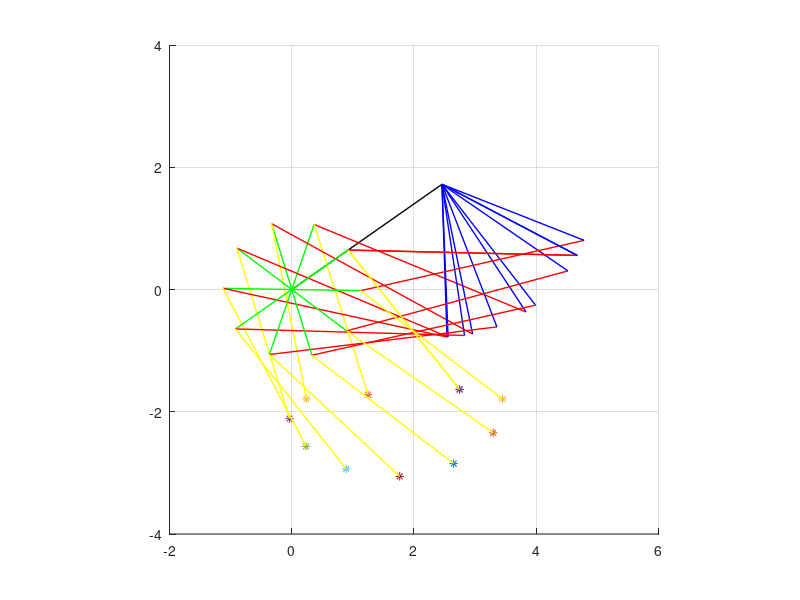

Here is the MATLAB script that generated this plot: (Note: this script raises an error after producing the figure.)
close all;
clear all;
% Andrew Edoimioya, 2/27/2017
% Adapted from HalfAngleMethod by Mark Cutkosky

% This method uses tangent half-angle formulas to simplify catching
% the 2 inversions (see Wikipedia "tangent half angle")
% Assumes link 1 is aligned with X axis.
%See '4bar_assemblies_diagram.pdf' in this folder for explanation
%of notation

% Start with equations (9.29) - (9.31) per Stanisic.
% Vector loop is R2 + R3 = R1 + R4, where R1 is horizontal
% from left to right. All angles anticlockwise from horizontal.
% Theta2 is input crank angle.

%Define link lengths and inversion
%(Alternatively one could read in initial joint xy locations
%from a file and use those to get the link lengths)
R1 = 3;
R2 = 1.125;
R3 = 3.75;
R4 = 2.5;
inversion = 1;    % 1 if inverted solution, else 0

%Add provisions for a coupler location
%(Modify this to suit your design.)
gammac = -1*pi*(50/180); %units of radians
r5=2.92;


%Define range of angles to plot and step size
theta2start = 0;
theta2end = 2*pi;
numsteps = 10;
theta2step = (theta2end-theta2start)/numsteps;
theta2s = [theta2start:theta2step:theta2end];

% Empirically determined crank angular velocity
omega_L = 2.18; %[rad/s]

%Initialize plot
clf;
%Guess a reasonable plot area (may need to tweak these)
leftlim = -2;
rightlim = 6;
bottomlim = -4;
toplim = 4;
axis([leftlim rightlim bottomlim toplim],'equal');
grid('on')

%The fixed ground link
X1 = 0;
Y1 = 0;
X4 = R1;
Y4 = 0;

hold on;
%Ground link rotation angle and rotation matrix
theta_gnd = pi*(35/180);
rot_mat = [cos(theta_gnd) -sin(theta_gnd) 0; sin(theta_gnd) cos(theta_gnd) 0;...
    0 0 1];

homo_gnd = [X1 Y1 1; X4 Y4 1]';
tran_gnd = rot_mat*homo_gnd;

%Plot rotated ground link X1             Y4             Y1
line([tran_gnd(1,2);tran_gnd(1,1)],[tran_gnd(2,2);tran_gnd(2,1)],'Color','k','LineWidth',1);

hold on;

for i=1:length(theta2s)

cosq2 = cos(theta2s(i));
sinq2 = sin(theta2s(i));
  
% Define some substitutions (9.29-9.31)
A = 2*R4*(R1 - R2*cosq2);
B = -2*R2*R4*sinq2;
C = R3^2 - R2^2 - R4^2 - R1^2 + 2*R2*R1*cosq2;

%Solve for the roots of half angle equation (9.35)
%If general
u41 = (B + sqrt(A^2 + B^2 - C^2))/(A+C);
q4 = 2*atan(u41);

%If inversion
if(inversion)
u42 = (B - sqrt(A^2 + B^2 - C^2))/(A+C);
q4 = 2*atan(u42);
end        %end if

%Solve for theta3 (9.37-9.39)
%range = -PI to +PI
cosq3 = (-R2*cosq2 + R4*cos(q4) + R1)/R3;
sinq3 = (-R2*sinq2 + R4*sin(q4))/R3;
q3 = atan2(sinq3,cosq3);  %don't really need it for plotting

%Compute locations of joints 2,3
X2(i) = R2 * cosq2;
Y2(i) = R2 * sinq2;
X3(i) = X2(i)+R3*cosq3;
Y3(i) = Y2(i)+R3*sinq3;


%Coupler location
xca1(i) = R2*cos(theta2s(i))+r5*cos(q3+gammac);
yca1(i) = R2*sin(theta2s(i))+r5*sin(q3+gammac);
theta_c(i) = q3+gammac;

if(i>1)
   dx = xca1(i) - xca1(i-1);
   dy = yca1(i) - yca1(i-1);
   x_velocities(i) = (dx/theta2step)*omega_L;
   y_velocities(i) = (dy/theta2step)*omega_L;
end

% pause(1);  %Omit if you don't want it to wait for key press at each loop
end    %end for i

%Affine Transformations
homo_2 = [X2; Y2; ones(1, length(X2))];
tran_2 = rot_mat*homo_2;

homo_3 = [X3; Y3; ones(1, length(X3))];
tran_3 = rot_mat*homo_3;

homo_c = [xca1; yca1; ones(1, length(xca1))];
tran_c = rot_mat*homo_c;

for i=1:length(theta2s)
    %Now plot linkages 2 and 3 transformed
    line([tran_gnd(1,1);tran_2(1,i)],[tran_gnd(2,1);tran_2(2,i)],'Color','g','LineWidth',1);
    line([tran_2(1,i);tran_3(1,i)],[tran_2(2,i);tran_3(2,i)],'Color','r','LineWidth',1);
    line([tran_3(1,i);tran_gnd(1,2)],[tran_3(2,i);tran_gnd(2,2)],'Color','b','LineWidth',1);
    
    %Plot Coupler
    plot(tran_c(1,i),tran_c(2,i),'*');
    line([tran_2(1,i);tran_c(1,i)],[tran_2(2,i);tran_c(2,i)],'Color','y','LineWidth',1);
    pause(1);
end

%Now we want to plot the foot onto the coupler curve
%We first want to combine the data of the coupler point and the orientation of
%the coupler foot
couplerdata = [xca1; yca1; theta_c]'; 

polygon = load('PointsData.txt');

%Design 1 (Lex's Design) - Uncomment when using design 1
% RotPoly = Rotq(1.55*pi/2);
% RotGlobal = Rotq(3.25*pi/4);

%Design 2 (Andrew's Design) - Uncomment when using design 2
% RotPoly = Rotq(1.55*pi/2);
% RotGlobal = Rotq(2.75*pi/4);

%Design 3 - Uncomment when using design 3
% RotPoly = Rotq(0.48*pi/2);
% RotGlobal = Rotq(1.2*pi/4);

%Design 4 - Uncomment when using design 3
RotPoly = Rotq(0.45*pi/2);
RotGlobal = Rotq(0.9*pi/4);

homogenous = [polygon ones(length(polygon),1)]';
%Initialize plot
figure(2)
%Guess a reasonable plot area (may need to tweak these)
% Design 1
% leftlim = -6;
% rightlim = 0;
% bottomlim = -6;
% toplim = 0;

% Design 2
% leftlim = -4;
% rightlim = 0;
% bottomlim = -4;
% toplim = 0;

% Design 3
% leftlim = -2;
% rightlim = 4;
% bottomlim = -4;
% toplim = 0;

%Design 4
leftlim = -1;
rightlim = 4;
bottomlim = -4;
toplim = 0;
axis([leftlim rightlim bottomlim toplim],'equal');
grid('on')

for i=1:length(couplerdata)
    x = couplerdata(i, 1);
    y = couplerdata(i, 2);
    theta = couplerdata(i, 3);
    Rot = Rotq(theta);
    Tran = Tranxy(x,y);
    points = RotGlobal*Tran*RotPoly*Rot*homogenous;
    plotlines(points, 'b', 'r');
%     pause(1);
    hold on
end

%Plot velocity information in m/s
x_vel_ms = x_velocities.*0.0254;
y_vel_ms = y_velocities.*0.0254;

vel = sqrt(x_vel_ms.^2 + y_vel_ms.^2);

figure(3)
plot(theta2s, x_vel_ms, theta2s, y_vel_ms, theta2s, vel)
xlabel('Crank angle, \theta [radians]')
ylabel('Foot Velocity [m/s]')
legend('X-velocity', 'Y-velocity', 'Total Speed')
leftlim = 0;
rightlim = 6.28;
bottomlim = -0.15;
toplim = 0.15;
axis([leftlim rightlim bottomlim toplim]);
plotfixer

%Compute average, max and min velocities
avg_vel = mean(vel);
max_vel = max(vel);
min_vel = min(vel(vel>0));